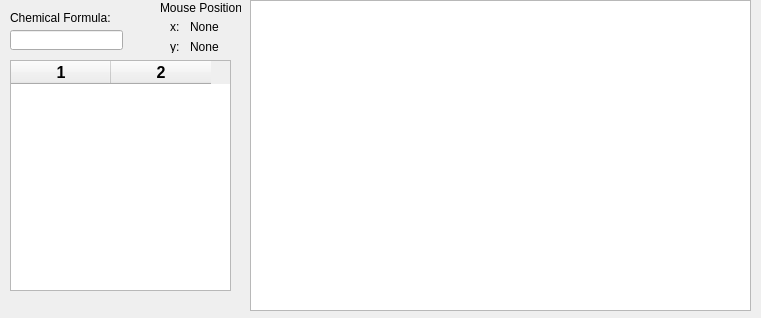
<?xml version="1.0" encoding="UTF-8"?>
<ui version="4.0">
 <class>MassSpec</class>
 <widget class="QWidget" name="MassSpec">
  <property name="geometry">
   <rect>
    <x>0</x>
    <y>0</y>
    <width>761</width>
    <height>318</height>
   </rect>
  </property>
  <property name="windowTitle">
   <string>Form</string>
  </property>
  <widget class="PlotWidget" name="graphicsView">
   <property name="geometry">
    <rect>
     <x>250</x>
     <y>0</y>
     <width>501</width>
     <height>311</height>
    </rect>
   </property>
  </widget>
  <widget class="QLineEdit" name="formulaLineEdit">
   <property name="geometry">
    <rect>
     <x>10</x>
     <y>30</y>
     <width>113</width>
     <height>20</height>
    </rect>
   </property>
  </widget>
  <widget class="QTableWidget" name="selectedMoleculesTable">
   <property name="geometry">
    <rect>
     <x>10</x>
     <y>60</y>
     <width>221</width>
     <height>231</height>
    </rect>
   </property>
   <property name="font">
    <font>
     <pointsize>12</pointsize>
     <weight>75</weight>
     <bold>true</bold>
    </font>
   </property>
   <property name="sortingEnabled">
    <bool>true</bool>
   </property>
   <property name="columnCount">
    <number>2</number>
   </property>
   <attribute name="horizontalHeaderShowSortIndicator" stdset="0">
    <bool>false</bool>
   </attribute>
   <attribute name="verticalHeaderVisible">
    <bool>false</bool>
   </attribute>
   <column/>
   <column/>
  </widget>
  <widget class="QLabel" name="label">
   <property name="geometry">
    <rect>
     <x>170</x>
     <y>20</y>
     <width>47</width>
     <height>13</height>
    </rect>
   </property>
   <property name="text">
    <string>x:</string>
   </property>
  </widget>
  <widget class="QLabel" name="label_2">
   <property name="geometry">
    <rect>
     <x>170</x>
     <y>40</y>
     <width>47</width>
     <height>13</height>
    </rect>
   </property>
   <property name="text">
    <string>y:</string>
   </property>
  </widget>
  <widget class="QLabel" name="label_3">
   <property name="geometry">
    <rect>
     <x>160</x>
     <y>0</y>
     <width>81</width>
     <height>16</height>
    </rect>
   </property>
   <property name="text">
    <string>Mouse Position:</string>
   </property>
  </widget>
  <widget class="QLabel" name="qlxpos">
   <property name="geometry">
    <rect>
     <x>190</x>
     <y>20</y>
     <width>47</width>
     <height>13</height>
    </rect>
   </property>
   <property name="text">
    <string>None</string>
   </property>
  </widget>
  <widget class="QLabel" name="qlypos">
   <property name="geometry">
    <rect>
     <x>190</x>
     <y>40</y>
     <width>47</width>
     <height>13</height>
    </rect>
   </property>
   <property name="text">
    <string>None</string>
   </property>
  </widget>
  <widget class="QLabel" name="label_4">
   <property name="geometry">
    <rect>
     <x>10</x>
     <y>10</y>
     <width>101</width>
     <height>16</height>
    </rect>
   </property>
   <property name="text">
    <string>Chemical Formula:</string>
   </property>
  </widget>
 </widget>
 <customwidgets>
  <customwidget>
   <class>PlotWidget</class>
   <extends>QGraphicsView</extends>
   <header>pyqtgraph</header>
  </customwidget>
 </customwidgets>
 <resources/>
 <connections/>
</ui>
